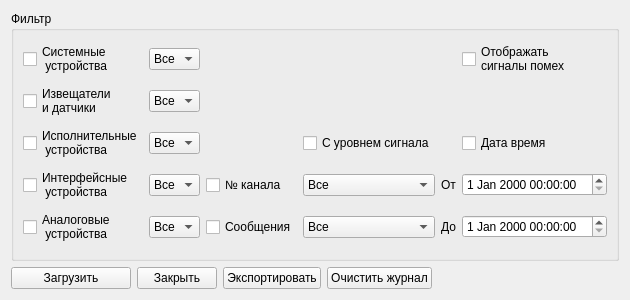
<?xml version="1.0" encoding="UTF-8"?>
<ui version="4.0">
 <class>logWidget</class>
 <widget class="QWidget" name="logWidget">
  <property name="geometry">
   <rect>
    <x>0</x>
    <y>0</y>
    <width>585</width>
    <height>300</height>
   </rect>
  </property>
  <property name="sizePolicy">
   <sizepolicy hsizetype="Preferred" vsizetype="Preferred">
    <horstretch>0</horstretch>
    <verstretch>0</verstretch>
   </sizepolicy>
  </property>
  <property name="windowTitle">
   <string>Form</string>
  </property>
  <layout class="QGridLayout" name="gridLayout">
   <item row="0" column="0">
    <widget class="QGroupBox" name="groupBox">
     <property name="sizePolicy">
      <sizepolicy hsizetype="Preferred" vsizetype="Preferred">
       <horstretch>0</horstretch>
       <verstretch>0</verstretch>
      </sizepolicy>
     </property>
     <property name="title">
      <string>Фильтр</string>
     </property>
     <layout class="QGridLayout" name="gridLayout_2">
      <item row="11" column="3">
       <widget class="QComboBox" name="comboBox_net">
        <item>
         <property name="text">
          <string>Все</string>
         </property>
        </item>
       </widget>
      </item>
      <item row="11" column="5">
       <widget class="QLabel" name="label_2">
        <property name="text">
         <string>До</string>
        </property>
       </widget>
      </item>
      <item row="11" column="6">
       <widget class="QDateTimeEdit" name="dateTimeEdit_2"/>
      </item>
      <item row="7" column="0">
       <widget class="QCheckBox" name="checkBox_2">
        <property name="text">
         <string>Исполнительные
 устройства</string>
        </property>
       </widget>
      </item>
      <item row="11" column="0">
       <widget class="QCheckBox" name="checkBox_4">
        <property name="text">
         <string>Аналоговые
 устройства</string>
        </property>
       </widget>
      </item>
      <item row="9" column="6">
       <widget class="QDateTimeEdit" name="dateTimeEdit_1"/>
      </item>
      <item row="9" column="2">
       <widget class="QCheckBox" name="checkBox_ch">
        <property name="text">
         <string>№ канала</string>
        </property>
       </widget>
      </item>
      <item row="9" column="5">
       <widget class="QLabel" name="label">
        <property name="text">
         <string>От</string>
        </property>
       </widget>
      </item>
      <item row="7" column="3">
       <widget class="QCheckBox" name="chckBx_lvl">
        <property name="text">
         <string>С уровнем сигнала</string>
        </property>
       </widget>
      </item>
      <item row="7" column="6">
       <widget class="QCheckBox" name="checkBox_date">
        <property name="text">
         <string>Дата время</string>
        </property>
       </widget>
      </item>
      <item row="11" column="2">
       <widget class="QCheckBox" name="checkBox_net">
        <property name="text">
         <string>Сообщения</string>
        </property>
       </widget>
      </item>
      <item row="3" column="0">
       <widget class="QCheckBox" name="checkBox_1">
        <property name="text">
         <string>Извещатели 
и датчики</string>
        </property>
       </widget>
      </item>
      <item row="2" column="0">
       <widget class="QCheckBox" name="checkBox_0">
        <property name="text">
         <string>Системные
 устройства</string>
        </property>
       </widget>
      </item>
      <item row="9" column="0">
       <widget class="QCheckBox" name="checkBox_3">
        <property name="text">
         <string>Интерфейсные
 устройства</string>
        </property>
       </widget>
      </item>
      <item row="3" column="1">
       <widget class="QComboBox" name="comboBox_1">
        <item>
         <property name="text">
          <string>Все</string>
         </property>
        </item>
       </widget>
      </item>
      <item row="7" column="1">
       <widget class="QComboBox" name="comboBox_2">
        <item>
         <property name="text">
          <string>Все</string>
         </property>
        </item>
       </widget>
      </item>
      <item row="9" column="1">
       <widget class="QComboBox" name="comboBox_3">
        <item>
         <property name="text">
          <string>Все</string>
         </property>
        </item>
       </widget>
      </item>
      <item row="11" column="1">
       <widget class="QComboBox" name="comboBox_4">
        <item>
         <property name="text">
          <string>Все</string>
         </property>
        </item>
       </widget>
      </item>
      <item row="2" column="6">
       <widget class="QCheckBox" name="chckBx_Noize">
        <property name="text">
         <string>Отображать
сигналы помех</string>
        </property>
       </widget>
      </item>
      <item row="9" column="3">
       <widget class="QComboBox" name="comboBox_ch">
        <item>
         <property name="text">
          <string>Все</string>
         </property>
        </item>
       </widget>
      </item>
      <item row="9" column="4">
       <spacer name="horizontalSpacer">
        <property name="orientation">
         <enum>Qt::Horizontal</enum>
        </property>
        <property name="sizeHint" stdset="0">
         <size>
          <width>20</width>
          <height>10</height>
         </size>
        </property>
       </spacer>
      </item>
      <item row="2" column="1">
       <widget class="QComboBox" name="comboBox_0">
        <item>
         <property name="text">
          <string>Все</string>
         </property>
        </item>
       </widget>
      </item>
     </layout>
    </widget>
   </item>
   <item row="1" column="0">
    <layout class="QHBoxLayout" name="horizontalLayout">
     <property name="sizeConstraint">
      <enum>QLayout::SetFixedSize</enum>
     </property>
     <item>
      <widget class="QPushButton" name="but">
       <property name="sizePolicy">
        <sizepolicy hsizetype="Fixed" vsizetype="Fixed">
         <horstretch>100</horstretch>
         <verstretch>0</verstretch>
        </sizepolicy>
       </property>
       <property name="maximumSize">
        <size>
         <width>120</width>
         <height>16777215</height>
        </size>
       </property>
       <property name="baseSize">
        <size>
         <width>100</width>
         <height>0</height>
        </size>
       </property>
       <property name="text">
        <string>Загрузить</string>
       </property>
      </widget>
     </item>
     <item>
      <widget class="QPushButton" name="close">
       <property name="sizePolicy">
        <sizepolicy hsizetype="Fixed" vsizetype="Fixed">
         <horstretch>0</horstretch>
         <verstretch>0</verstretch>
        </sizepolicy>
       </property>
       <property name="baseSize">
        <size>
         <width>100</width>
         <height>0</height>
        </size>
       </property>
       <property name="text">
        <string>Закрыть</string>
       </property>
      </widget>
     </item>
     <item>
      <widget class="QPushButton" name="pushButton">
       <property name="sizePolicy">
        <sizepolicy hsizetype="Fixed" vsizetype="Fixed">
         <horstretch>0</horstretch>
         <verstretch>0</verstretch>
        </sizepolicy>
       </property>
       <property name="baseSize">
        <size>
         <width>100</width>
         <height>0</height>
        </size>
       </property>
       <property name="text">
        <string>Экспортировать</string>
       </property>
      </widget>
     </item>
     <item>
      <widget class="QPushButton" name="clr_but">
       <property name="sizePolicy">
        <sizepolicy hsizetype="Fixed" vsizetype="Fixed">
         <horstretch>0</horstretch>
         <verstretch>0</verstretch>
        </sizepolicy>
       </property>
       <property name="baseSize">
        <size>
         <width>100</width>
         <height>0</height>
        </size>
       </property>
       <property name="text">
        <string>Очистить журнал</string>
       </property>
      </widget>
     </item>
     <item>
      <spacer name="horizontalSpacer_2">
       <property name="orientation">
        <enum>Qt::Horizontal</enum>
       </property>
       <property name="sizeHint" stdset="0">
        <size>
         <width>40</width>
         <height>20</height>
        </size>
       </property>
      </spacer>
     </item>
    </layout>
   </item>
  </layout>
 </widget>
 <resources/>
 <connections/>
</ui>
